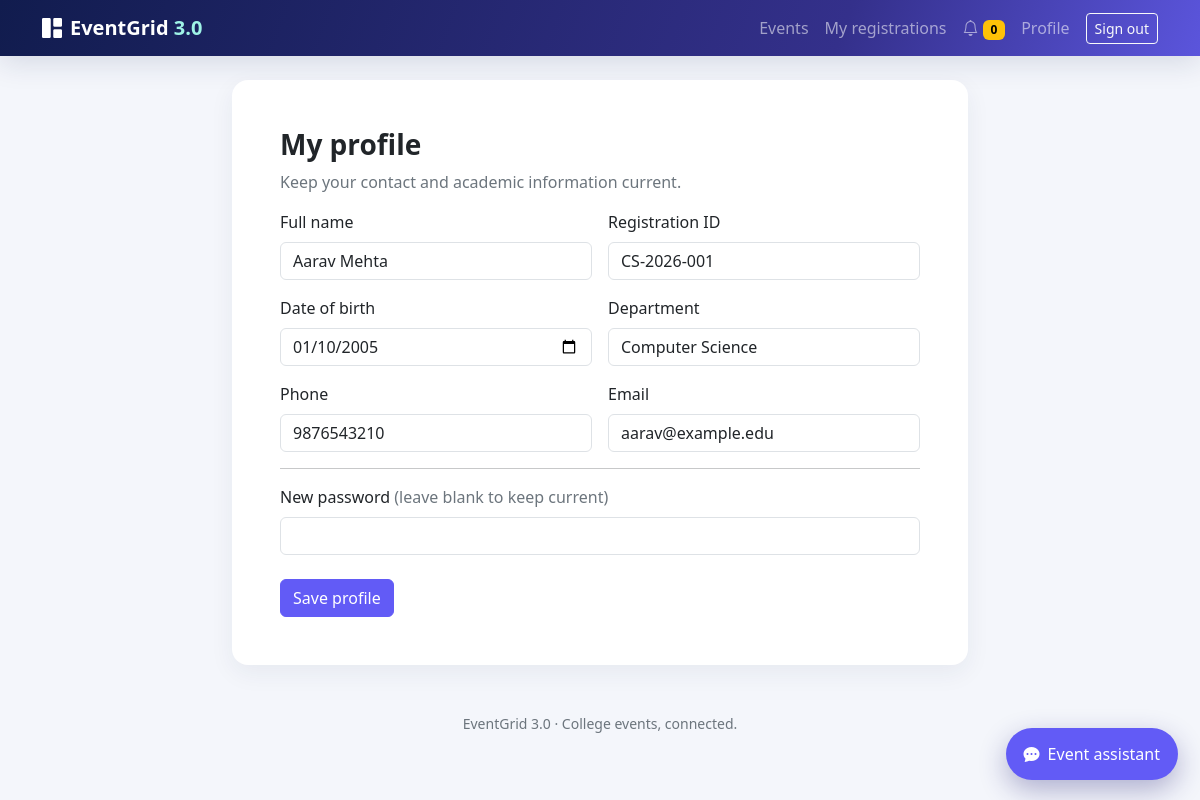
/student/profile.php (signed in), run on the app's committed database.
### tables this page shows
CREATE TABLE users (
  id BIGINT UNSIGNED AUTO_INCREMENT PRIMARY KEY,
  name VARCHAR(120) NOT NULL,
  reg_no VARCHAR(40) NULL UNIQUE,
  dob DATE NULL,
  department VARCHAR(100) NULL,
  phone CHAR(10) NULL,
  email VARCHAR(190) NOT NULL UNIQUE,
  password_hash VARCHAR(255) NOT NULL,
  role ENUM('admin','student') NOT NULL DEFAULT 'student',
  created_at TIMESTAMP NOT NULL DEFAULT CURRENT_TIMESTAMP
);

### includes/functions.php (called while the page is built, shortened)
<?php
require_once __DIR__ . '/db.php';
function e(?string $value): string { return htmlspecialchars($value ?? '', ENT_QUOTES | ENT_SUBSTITUTE, 'UTF-8'); }

### includes/db.php (called while the page is built, shortened)
<?php
function db(): PDO
{
    static $pdo;
    if (!$pdo) {
        $pdo = new PDO(
            'mysql:host=' . DB_HOST . ';dbname=' . DB_NAME . ';charset=utf8mb4',
            DB_USER,
            DB_PASS,
            [PDO::ATTR_ERRMODE => PDO::ERRMODE_EXCEPTION, PDO::ATTR_DEFAULT_FETCH_MODE => PDO::FETCH_ASSOC, PDO::ATTR_EMULATE_PREPARES => false]
        );
    }
    return $pdo;
}

### student/profile.php (the view, shortened to what this page needs)
<?php
require_once dirname(__DIR__).'/includes/functions.php';
$user=require_role('student');$error='';
$s=db()->prepare('SELECT * FROM users WHERE id=?');$s->execute([$user['id']]);$profile=$s->fetch();$pageTitle='My profile';require dirname(__DIR__).'/includes/header.php';
?>
<div class="row justify-content-center"><div class="col-lg-8"><div class="card p-4 p-lg-5"><h1 class="h3 fw-bold">My profile</h1><p class="text-secondary">Keep your contact and academic information current.</p><?php if($error):?><div class="alert alert-danger"><?=e($error)?></div><?php endif;?>
<form method="post"><?=csrf_field()?><div class="row g-3"><?php foreach(['name'=>'Full name','reg_no'=>'Registration ID','dob'=>'Date of birth','department'=>'Department','phone'=>'Phone','email'=>'Email'] as $key=>$label):?><div class="col-md-6"><label class="form-label"><?=e($label)?></label><input class="form-control" name="<?=e($key)?>" value="<?=e((string)$profile[$key])?>" <?=$key==='dob'?'type="date"':($key==='email'?'type="email"':($key==='phone'?'inputmode="numeric" pattern="[0-9]{10}"':''))?> required></div><?php endforeach;?></div><hr><label class="form-label">New password <span class="text-secondary">(leave blank to keep current)</span></label><input class="form-control" type="password" name="password" minlength="8"><button class="btn btn-primary mt-4">Save profile</button></form></div></div></div>
<?php require dirname(__DIR__).'/includes/footer.php'; ?>

### assets/css/app.css (style rules this page uses)
:root { --ink:#172554;--accent:#625bf6;--mist:#f4f6fb;--teal:#15b8a6 }
body { background:var(--mist);color:#26324b;min-height:100vh }
.card { border:0;border-radius:1rem;box-shadow:0 8px 25px #1a2b5210 }
.btn-primary { background:var(--accent);border-color:var(--accent) }

### data on the page
users: name "Aarav Mehta", reg_no "CS-2026-001", dob "01/10/2005", department "Computer Science", phone "9876543210", email "aarav@example.edu"

### other printed values
unread_count((int)$me['id']) "0"
$label "Full name"
$label "Registration ID"
$label "Date of birth"
$label "Department"
$label "Phone"
$label "Email"
